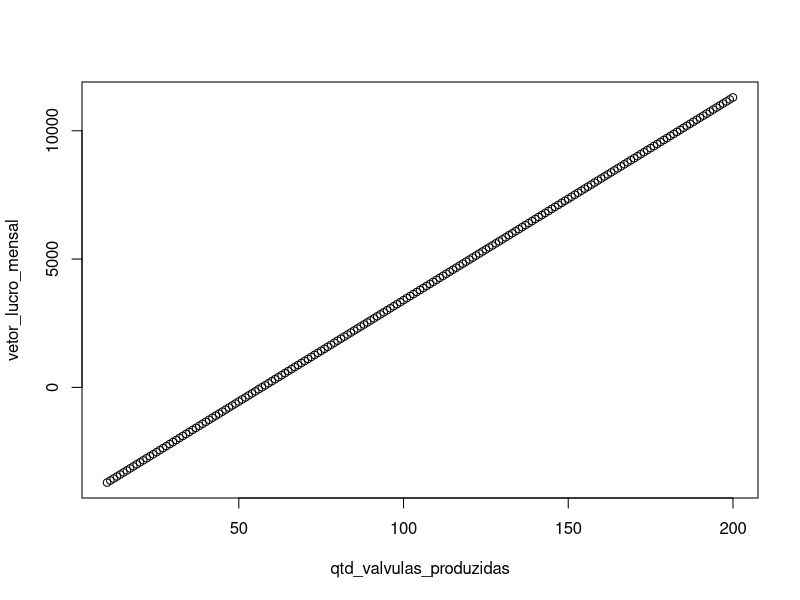

Write the R code that produced this figure.
#lucro mensal = receita - custo
#empresa obtem lucro = receita > custo

custoMensal <- function(custo_fixo, custo_variavel, qtd_valvulas)
{
  custo <- 0.0
  
  custo <- custo_fixo + (custo_variavel * qtd_valvulas)
  
  return (custo)
}

receitaMensal <- function(valor_mercado, qtd_valvulas)
{
  receita <- 0.0
  
  receita <- valor_mercado * qtd_valvulas
  
  return (receita)
}

qtd_valvulas_produzidas <- NULL
custo_mensal <- 0.0
receita_mensal <- 0.0
cont <- 0
vetor_lucro_mensal <- NULL
qtd_minima_de_valvulas <- 0

qtd_valvulas_produzidas <- seq(10, 200, 1)
custo_fixo_valvula <- 4500.00
custo_variavel_de_producao <- 41.00
valor_mercado_valvula <- 120.00
vetor_lucro_mensal <- rep(0, length(qtd_valvulas_produzidas))
cont <- 1

for (valvulas in qtd_valvulas_produzidas)
{
  custo_mensal <- custoMensal(custo_fixo_valvula, custo_variavel_de_producao, valvulas)
  receita_mensal <- receitaMensal(valor_mercado_valvula, valvulas)
  
  vetor_lucro_mensal[cont] <- receita_mensal - custo_mensal
  
  if (receita_mensal > custo_mensal){
    qtd_minima_de_valvulas <- qtd_minima_de_valvulas + valvulas
  }
  
  cont <- cont + 1
}

print(paste("Quantidade minima de valvulas para obter lucro:", qtd_minima_de_valvulas))

plot(qtd_valvulas_produzidas, vetor_lucro_mensal)